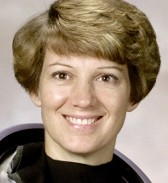
#> input picture tools/checks/data/face.jpg, 168 x 183 px
$ python phone_stream.py
#> lines starting #> are read from the running program, lines starting #| are printed output that depends on the picture
#!/usr/bin/env python3
"""tools/checks/phone_stream.py - the real head tracker (tools/headtrack/headtrack.py) against a stand-in for the
owner's phone: a 1280 x 720 MJPEG stream served over HTTP the way DroidCam serves /video. Says whether each measure is
within its bound (exit status 0) or not (1). Run it with the python that has OpenCV 4 (the tracker's requirements):

    .venv\\Scripts\\python tools\\checks\\phone_stream.py          (Windows)
    .venv/bin/python tools/checks/phone_stream.py                (elsewhere)

The picture: a dim room; a bystander's face 72 px wide, still, at the left; the player's face 44 px wide (about three
metres from a phone) in the middle, swaying 80 px left and right every 4 s. The face is tools/checks/data/face.jpg,
NASA's public-domain portrait of Eileen Collins (scikit-image's astronaut.png), cropped. Four runs:

1. room (--room --serve): the rest pose is the player's (face 34-54 px, x within 0.15 of the centre), the face is
   found in 95% of the frames, x follows where the player is (correlation at least 0.8 with the sway, at least 0.15
   from one side to the other), GET /head.json answers with the head, and POST /calibrate (the twin's "set my resting
   position") makes the tracker measure the rest pose again.
2. drops: the stream hangs up every 4 s; the tracker opens it again (at least twice in 14 s) and keeps the face.
3. late: the tracker starts 6 s before the stream exists; it says it is waiting, then tracks.
4. defaults (the control): without --room the faces are too small for the 320 px search; none is found.
"""
import http.server
import json
import os
import re
import socket
import socketserver
import subprocess
import sys
import tempfile
import threading
import time
import urllib.request

import cv2
import numpy as np

HERE = os.path.dirname(os.path.abspath(__file__))
TRACKER = os.path.join(HERE, '..', 'headtrack', 'headtrack.py')
FACE = cv2.imread(os.path.join(HERE, 'data', 'face.jpg'))
#> FACE is the input picture: shape (183, 168, 3); mean B, G, R 112.3, 131.4, 149.3
FACE_BOX = 98  # the width of the face the cascade finds in data/face.jpg, in its pixels
W, H = 1280, 720
NOISE = np.random.default_rng(1).integers(0, 14, (H, W, 3), dtype=np.uint8)


def scaled(face_px):
#> called with face_px = 44
    s = face_px / FACE_BOX
    return cv2.resize(FACE, None, fx=s, fy=s, interpolation=cv2.INTER_AREA)
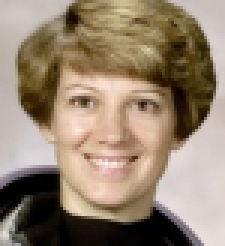
#> returned value: shape (82, 75, 3) (shown 3 times larger); mean of channels 0, 1, 2 111.9, 131.1, 149.2; drawn as B, G, R


PLAYER, BYSTANDER = scaled(44), scaled(72)
#> call 2 of scaled, with face_px = 72
#> in scaled (call 2), `s = face_px / FACE_BOX`: s = 0.735
#> in scaled (call 2), `return cv2.resize(FACE, None, fx=s, fy=s, interpolation=cv2.INTER_AREA)`:
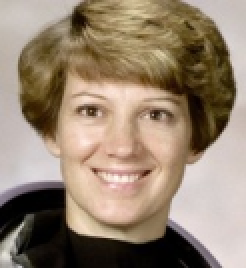
#> returned value: shape (134, 123, 3) (shown 2 times larger); mean of channels 0, 1, 2 112.2, 131.4, 149.4; drawn as B, G, R
T0 = time.time()


# [10 lines left out: function frame, not called in this run]


class Stream(http.server.BaseHTTPRequestHandler):
    # [23 lines left out: function do_GET, not called in this run]

    def log_message(self, *a):
        pass


def serve(port=0):
#> (the run stopped early here; a loop or call above may not have finished)
